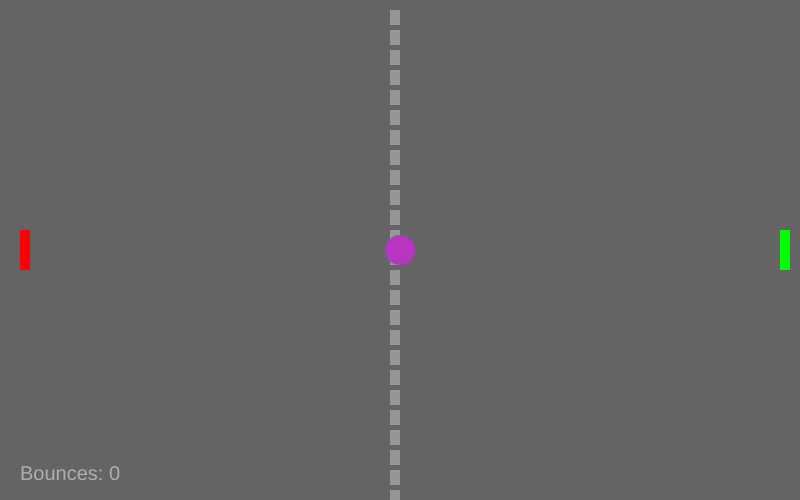
Frame 1 (no input)
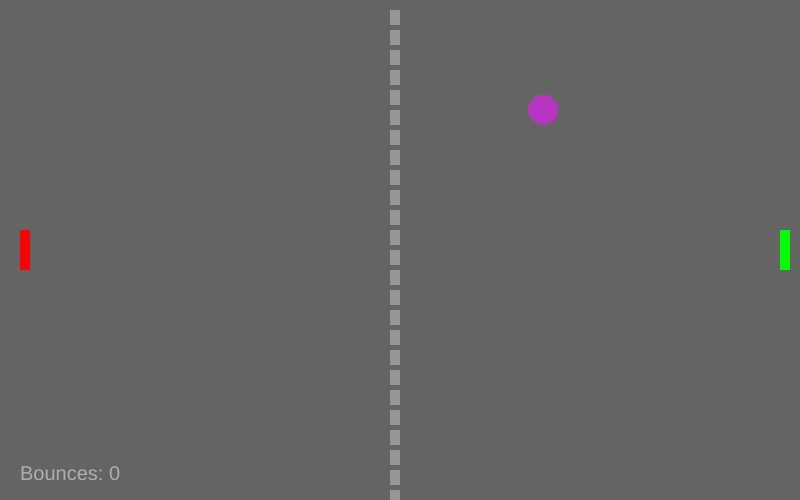
Frame 60 (no input)
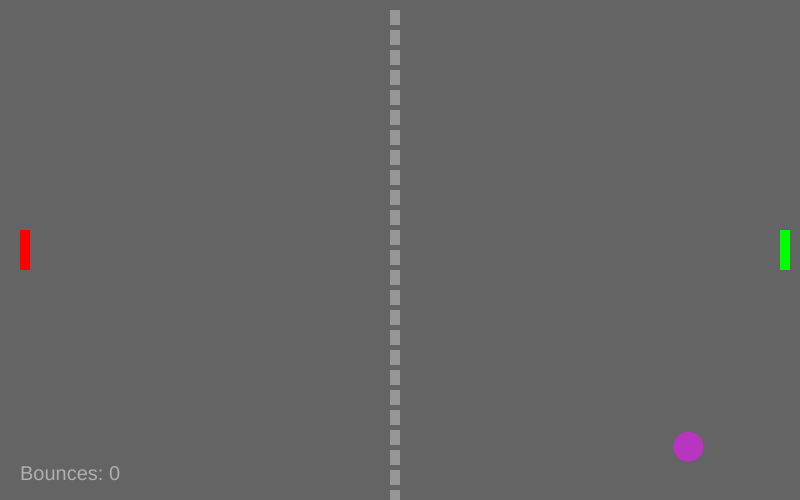
Frame 120 (the mouse pressed at the canvas centre since frame 60)

The p5.js sketch that drew these frames (run headless with seeded random() and noise() and a simulated clock; from frame 60 on, the mouse is pressed at the canvas centre):

// p5.js sketch
// ── sketch.js
var pad_1;
var pad_2;
var pad_1_y;
var PAD_1_X = 20;
var pad_2_y;
var PAD_2_X = 780;
var ball;
var ball_x;
var ball_y;
var bounces;
var direction;
var angle;
var ballColor;
function setup() {
  createCanvas(800,500);
  background(100);
  for (var i = 0; i < 50; i+=2) {
    fill(150);
    noStroke();
    rect(390,(i+1)*10,10,15);
  
  }
  pad_1_y = 230;
  pad_2_y = 230;
  fill(255,0,0);
  pad_1 = rect(PAD_1_X,pad_1_y,10,40);
  fill(0,255,0);
  pad_2 = rect(PAD_2_X,pad_2_y,10,40);
  ball_x = 400;
  ball_y = 250;
  ballColor = color(random(256), random(256), random(256));
  //fill(255);
  fill(ballColor);
  ball = ellipse(ball_x,ball_y,30);
  bounces = 0;
  direction = random(7);
  angle = -random(7);
}

function draw() {
  background(100);
  for (var i = 0; i < 50; i+=2) {
    fill(150);
    noStroke();
    rect(390,(i+1)*10,10,15);
  
  }
  movePaddles();
  fill(255,0,0);
  pad_1 = rect(PAD_1_X,pad_1_y,10,40);
  fill(0,255,0);
  pad_2 = rect(PAD_2_X,pad_2_y,10,40);
  //ball_y = 250; //angle*2;
 // fill(255);
  fill(ballColor);
  ball = ellipse(ball_x,ball_y,30);
  moveBall();
  checkForHit();
  displayBounces();
}

function movePaddles() {
  if (keyIsDown(SHIFT) && pad_1_y > 0) {
    pad_1_y -= 2;
  }
  if (keyIsDown(CONTROL) && pad_1_y < 460) {
    pad_1_y += 2;
  }
  if (keyIsDown(UP_ARROW) && pad_2_y > 0) {
    pad_2_y -= 2;
  }
  if (keyIsDown(DOWN_ARROW) && pad_2_y < 460) {
    pad_2_y += 2;
  }
}

function moveBall() {
  if (ball_x > 0 && ball_x < 800) {
    ball_x += direction;
   // print(ball_x);
    ball_y += angle;
   // print(ball_y);
     if (ball_y <= 15 || ball_y >= 485) {
    angle = -angle;
    
  }
  }

  else {
  ball_x = 400;
  ball_y = 250;
  }
}

function checkForHit() {
  if (ball_x <= PAD_1_X +25 //hits the left paddle
      && ball_y >= pad_1_y
      && ball_y <= pad_1_y+40) {
        bounces += 1;
        direction = random(7);
        angle = random(7);
        ballColor = color(random(256), random(256), random(256));
        //ball_y *= -4;
        //ball_x = - ball_x;
  }
  if (ball_x+15 >= PAD_2_X //hits the right paddle
      && ball_y >= pad_2_y
      && ball_y <= pad_2_y+40) {
        bounces += 1;
        direction = -random(7);
        angle = -random(7);
        ballColor = color(random(256), random(256), random(256));
        //ball_y = 40;
        //ball_x = -ball_x;
      }
}

function displayBounces() {
  fill(175);
  textSize(20);
  text("Bounces: " + bounces,20,480);
}
